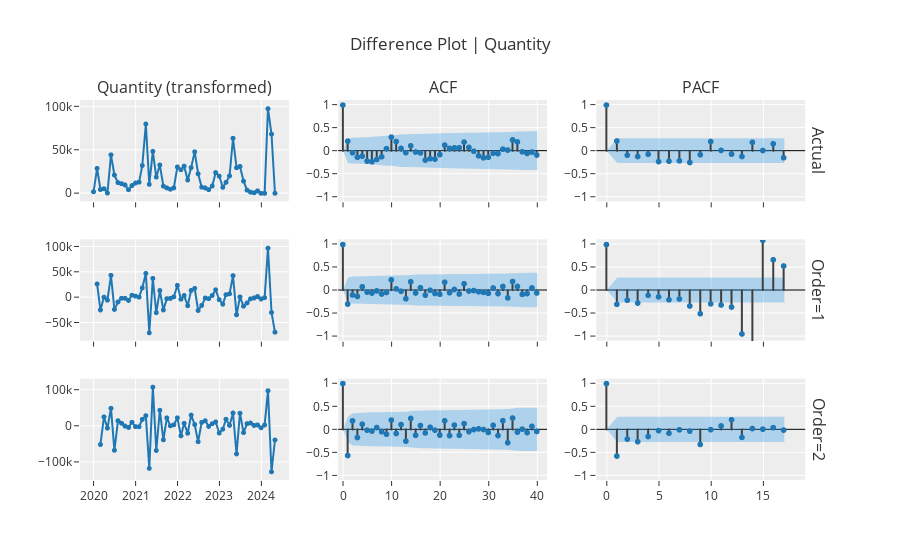

This figure's notebook cell:
### Code cell
exp.plot_model(plot="diff", 
               data_kwargs={"order_list": [1, 2], "acf": True, "pacf": True})
